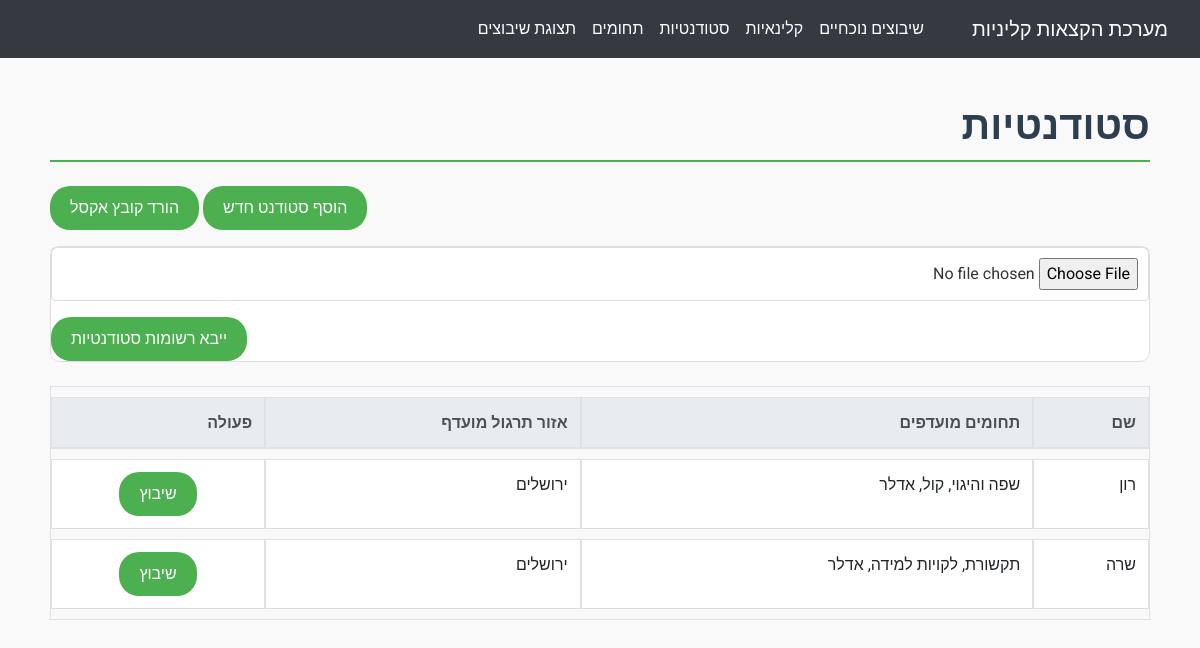
/students, run on the app's committed database.
### app/models.py (models this page shows)
class Student(db.Model):
    id = db.Column(db.Integer, primary_key=True)
    name = db.Column(db.String(100), nullable=False)
    preferred_field_id_1 = db.Column(db.Integer, db.ForeignKey('field.id'), nullable=False)
    preferred_field_1 = db.relationship('Field', foreign_keys=[preferred_field_id_1], backref='students_1')
    preferred_field_id_2 = db.Column(db.Integer, db.ForeignKey('field.id'), nullable=False)
    preferred_field_2 = db.relationship('Field', foreign_keys=[preferred_field_id_2], backref='students_2')
    preferred_field_id_3 = db.Column(db.Integer, db.ForeignKey('field.id'), nullable=False)
    preferred_field_3 = db.relationship('Field', foreign_keys=[preferred_field_id_3], backref='students_3')
    preferred_practice_area = db.Column(db.String(100), nullable=False)

class Field(db.Model):
    id = db.Column(db.Integer, primary_key=True)
    name = db.Column(db.String(100), unique=True, nullable=False)

### app/routes.py (the view)
@bp.route('/students')
def students_view():
    students = Student.query.all()
    return render_template('students.html', students=students)

### app/templates/students.html
{% extends "base.html" %}
{% block content %}
<h1 class="mb-4 text-right">סטודנטיות</h1>
<a href="{{ url_for('main.add_student') }}" class="btn btn-primary mb-3">הוסף סטודנט חדש</a>
<a href="{{ url_for('main.download_students') }}" class="btn btn-primary mb-3">הורד קובץ אקסל</a>
<form action="{{ url_for('main.upload_students') }}" method="post" enctype="multipart/form-data">
    <div class="form-group">
        <input type="file" class="form-control-file" name="file" required>
    </div>
    <button type="submit" class="btn btn-primary">ייבא רשומות סטודנטיות</button>
</form>
<table class="table table-bordered mt-4" dir="rtl">
    <thead class="thead-light">
        <tr>
            <th class="text-right">שם</th>
            <th class="text-right">תחומים מועדפים</th>
            <th class="text-right">אזור תרגול מועדף</th>
            <th>פעולה</th>
        </tr>
    </thead>
    <tbody>
        {% for student in students %}
        <tr>
            <td class="text-right">{{ student.name }}</td>
            <td class="text-right">
                {{ student.preferred_field_1.name if student.preferred_field_1 else '' }},
                {{ student.preferred_field_2.name if student.preferred_field_2 else '' }},
                {{ student.preferred_field_3.name if student.preferred_field_3 else '' }}
            </td>
            <td class="text-right">{{ student.preferred_practice_area }}</td>
            <td class="text-center">
                <a href="{{ url_for('main.assign_instructor', student_id=student.id) }}" class="btn btn-success">שיבוץ</a>
            </td>
        </tr>
        {% endfor %}
    </tbody>
</table>
{% endblock %}

### app/static/css/styles.css (style rules this page uses)
:root { --primary-color: #4CAF50; --secondary-color: #FFC107; --light-gray: #f2f2f2; --white: #ffffff; --light-green: lightgreen; --light-coral: lightcoral; --heading-color: #2c3e50; }
body { font-family: 'Roboto', sans-serif; background-color: #F9F9F9; color: #333333; margin: 0; padding: 0; line-height: 1.6; direction: rtl; }
h1, h2, h3 { color: var(--heading-color); font-weight: 700; font-family: 'Roboto', sans-serif; margin-bottom: 20px; }
h1 { font-size: 2.5rem; border-bottom: 2px solid var(--primary-color); padding-bottom: 10px; }
.table { margin-bottom: 20px; border-collapse: separate; border-spacing: 0 10px; }
.table th, .table td { padding: 12px; text-align: right; background-color: var(--white); border-bottom: 1px solid #dddddd; }
.table thead { background-color: var(--primary-color); color: var(--white); }
button, .btn { background-color: var(--primary-color) !important; color: var(--white) !important; border-radius: 20px; padding: 10px 20px; font-weight: 500; transition: background-color 0.3s ease; border: none; }
.table td .btn { margin: 0; padding: 10px 20px; border: none; }
form { background-color: var(--white); padding: 20px; border: 1px solid #dddddd; margin-bottom: 20px; border-radius: 10px; }
input[type="text"], input[type="number"], select, input[type="email"], input[type="file"], .form-control { width: 100%; padding: 10px; margin-bottom: 10px; border: 1px solid #dddddd; border-radius: 4px; }
.text-center { text-align: center; vertical-align: middle; }
.text-right { text-align: right; direction: rtl; }
form { margin: 0; padding: 0; }
.text-right { text-align: right; }

### data on the page
Student: name "רון", preferred_field_1 "שפה והיגוי", preferred_field_2 "קול", preferred_field_3 "אדלר", preferred_practice_area "ירושלים"
Student: name "שרה", preferred_field_1 "תקשורת", preferred_field_2 "לקויות למידה", preferred_field_3 "אדלר", preferred_practice_area "ירושלים"
